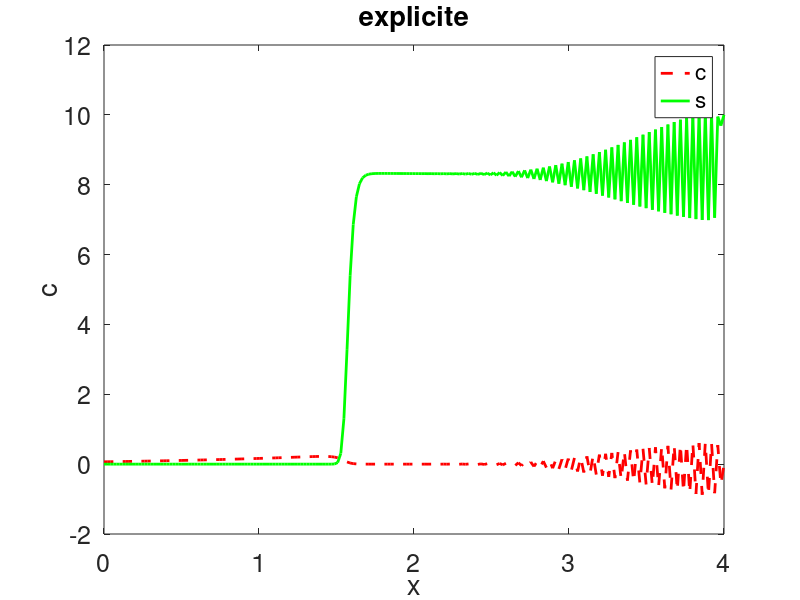

Recreate this plot in MATLAB.
%%% Traitement explicite du terme de r?action %%%
clear all; clc
%% D?finir les variables
xmin=0;              %%minimum valeur de x
xmax=4;              %% L = 4, maximum valeur de x. Longueur du domaine
M=200;               %%Numero de pas d'espace 
dt=0.01;             %%pas de temps
t=0;                 %%temps
tfinale=10;          %%temps finale
omega=0.9;           %%porosit?
u=0.4;               %%vitesse moyenne
v=0.01;              %%coefficient de diffusion
k=5;                 %%constante de reaction
p=10;                %%valence de l'anticorps

%%Discretisation
dx = (xmax - xmin)/(M-1);  %%pas de space
x=xmin : dx : xmax;        %%pr?cisant les points de la grille (maillage)

%%conditions initiales
c(1:M)=0;
s(1:M)=10;


%%faire une boucle en temps
while(t<=tfinale)
    %%calculer conditions aux limites
    cnp1(1)=t*exp(-t/2);     %%conditions aux limites gauche
    cnp1(M)=0;               %%conditions aux limites droite
    for j = 2 : M -1
        cnp1(j) = c(j) - u*dt/(omega*dx)*(c(j)-c(j-1)) + v*dt/...
        (omega*dx*dx)*(c(j+1) -2*c(j) +c(j-1)) -k*dt/omega*c(j)*s(j);        
    end
    
    for j = 1 : M
        snp1(j) = s(j)-dt*p*k*c(j)*s(j);
    end
    
    %%mettre ? jour t, c et s
    t = t + dt;
    fprintf('temps de simulation       = %f \n ',t);
    c = cnp1;    
    s = snp1;    
end

figure(2)
colstr = {'r--', '-g', 'm', 'k--'};
plot(x,c,colstr{1}, 'linewidth', 2)
hold on;
plot(x,s,colstr{2}, 'linewidth', 2)
title('explicite', 'fontsize', 18)
legend('c','s')
xlabel('x', 'fontsize', 18)
ylabel('c', 'fontsize', 18)
set(gca, 'fontsize', 18)
    
